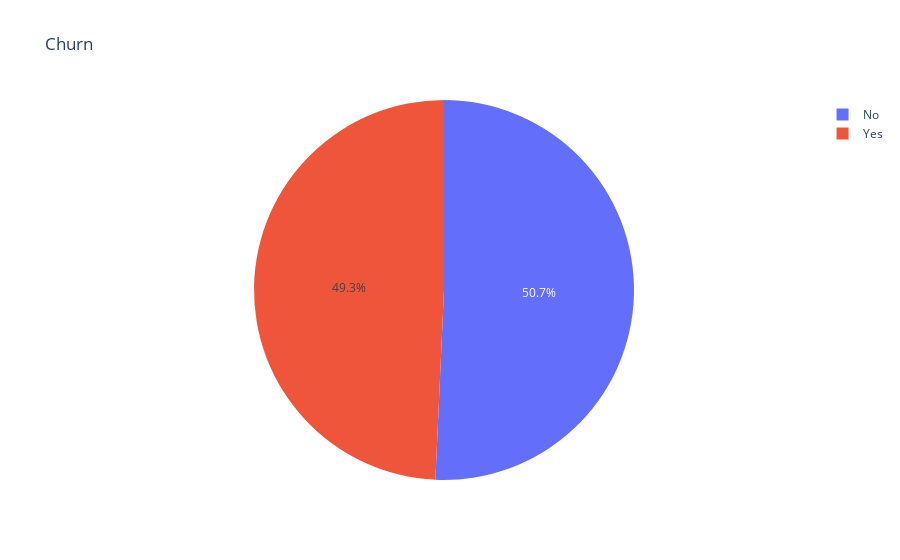

The notebook cell saved with this chart:
### Code cell
# Plot a pie chart that shows the predicted churn split by Contract and MonthlyCharges.
cumulative_stats = predictions.groupby(['label']).count()
labels_data_plot = ['No','Yes']
values_data_plot = [cumulative_stats.select('count').collect()[x][0] for x in range(2)]

product_data = [
    {
        'type': 'pie',
        'labels': labels_data_plot,
        'values': values_data_plot,
    }
]
product_layout = { 'title': 'Churn'}

fig = go.Figure(data=product_data, layout=product_layout)
fig.show()

### Figure 1 — Plotly figure (JSON) as saved in the notebook; plotly's stock layout.template omitted (floating-point values rounded to 4 significant figures)
{"data": [{"labels": ["No", "Yes"], "type": "pie", "values": [457, 444]}], "layout": {"title": {"text": "Churn"}}}
